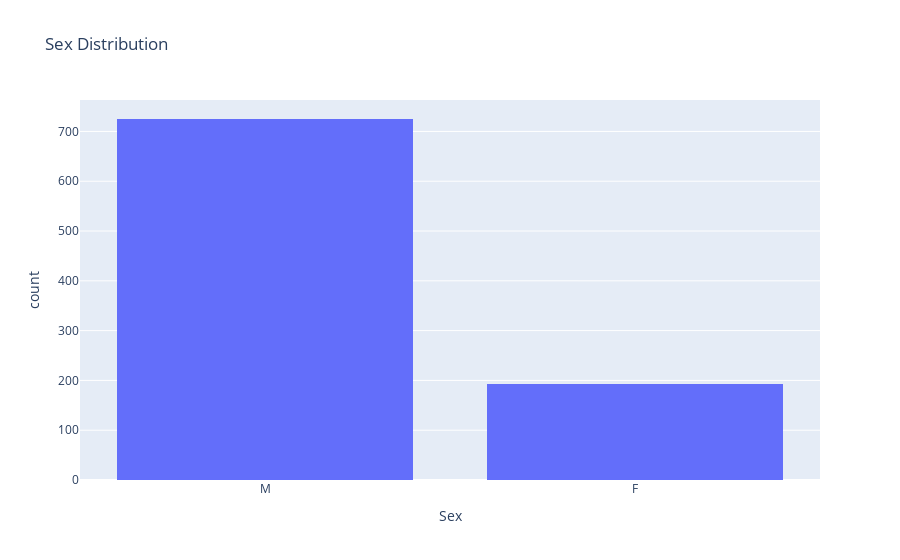

The notebook cell this image was saved under:
### Code cell
fig = px.histogram(df, x = 'Sex', hover_data=df.columns, title='Sex Distribution')
fig.show()

### Figure 1 — Plotly figure (JSON) as saved in the notebook; plotly's stock layout.template omitted (floating-point values rounded to 4 significant figures; data arrays with more than 128 entries replaced by an {"elided": "..."} marker saying what was removed)
{"data": [{"alignmentgroup": "True", "bingroup": "x", "hovertemplate": "Sex=%{x}<br>count=%{y}<extra></extra>", "legendgroup": "", "marker": {"color": "#636efa", "pattern": {"shape": ""}}, "name": "", "offsetgroup": "", "orientation": "v", "showlegend": false, "type": "histogram", "x": {"elided": "918 str values"}, "xaxis": "x", "yaxis": "y"}], "layout": {"barmode": "relative", "legend": {"tracegroupgap": 0}, "title": {"text": "Sex Distribution"}, "xaxis": {"anchor": "y", "domain": [0, 1], "title": {"text": "Sex"}}, "yaxis": {"anchor": "x", "domain": [0, 1], "title": {"text": "count"}}}}
